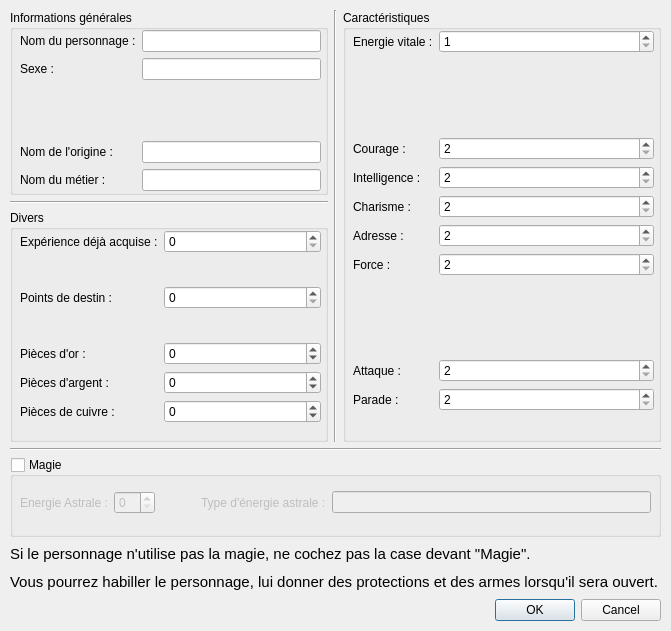
<?xml version="1.0" encoding="UTF-8"?>
<ui version="4.0">
 <class>AddPerso</class>
 <widget class="QDialog" name="AddPerso">
  <property name="windowModality">
   <enum>Qt::ApplicationModal</enum>
  </property>
  <property name="geometry">
   <rect>
    <x>0</x>
    <y>0</y>
    <width>671</width>
    <height>631</height>
   </rect>
  </property>
  <property name="minimumSize">
   <size>
    <width>671</width>
    <height>631</height>
   </size>
  </property>
  <property name="maximumSize">
   <size>
    <width>671</width>
    <height>631</height>
   </size>
  </property>
  <property name="windowTitle">
   <string>Ajouter un personnage</string>
  </property>
  <property name="windowIcon">
   <iconset resource="../res/ressources.qrc">
    <normaloff>:/prog-data/img/add.png</normaloff>:/prog-data/img/add.png</iconset>
  </property>
  <widget class="QWidget" name="gridLayoutWidget_2">
   <property name="geometry">
    <rect>
     <x>10</x>
     <y>10</y>
     <width>651</width>
     <height>611</height>
    </rect>
   </property>
   <layout class="QGridLayout" name="layoutPrincipal">
    <item row="6" column="0" colspan="3">
     <widget class="QDialogButtonBox" name="buttonBox">
      <property name="orientation">
       <enum>Qt::Horizontal</enum>
      </property>
      <property name="standardButtons">
       <set>QDialogButtonBox::Cancel|QDialogButtonBox::Ok</set>
      </property>
     </widget>
    </item>
    <item row="5" column="0" colspan="3">
     <widget class="QLabel" name="explic">
      <property name="maximumSize">
       <size>
        <width>16777215</width>
        <height>50</height>
       </size>
      </property>
      <property name="text">
       <string>&lt;!DOCTYPE HTML PUBLIC &quot;-//W3C//DTD HTML 4.0//EN&quot; &quot;http://www.w3.org/TR/REC-html40/strict.dtd&quot;&gt;
&lt;html&gt;&lt;head&gt;&lt;meta name=&quot;qrichtext&quot; content=&quot;1&quot; /&gt;&lt;style type=&quot;text/css&quot;&gt;
p, li { white-space: pre-wrap; }
&lt;/style&gt;&lt;/head&gt;&lt;body style=&quot; font-family:'Cantarell'; font-size:11pt; font-weight:400; font-style:normal;&quot;&gt;
&lt;p style=&quot; margin-top:0px; margin-bottom:0px; margin-left:0px; margin-right:0px; -qt-block-indent:0; text-indent:0px;&quot;&gt;Si le personnage n'utilise pas la magie, ne cochez pas la case devant &amp;quot;Magie&amp;quot;.&lt;/p&gt;
&lt;p style=&quot; margin-top:0px; margin-bottom:0px; margin-left:0px; margin-right:0px; -qt-block-indent:0; text-indent:0px;&quot;&gt;&lt;span style=&quot; font-size:6pt;&quot;&gt;	&lt;/span&gt;&lt;/p&gt;
&lt;p style=&quot; margin-top:0px; margin-bottom:0px; margin-left:0px; margin-right:0px; -qt-block-indent:0; text-indent:0px;&quot;&gt;Vous pourrez habiller le personnage, lui donner des protections et des armes lorsqu'il sera ouvert.&lt;/p&gt;&lt;/body&gt;&lt;/html&gt;</string>
      </property>
     </widget>
    </item>
    <item row="4" column="0" colspan="3">
     <widget class="QGroupBox" name="magieGroup">
      <property name="maximumSize">
       <size>
        <width>16777215</width>
        <height>80</height>
       </size>
      </property>
      <property name="title">
       <string>Magie</string>
      </property>
      <property name="checkable">
       <bool>true</bool>
      </property>
      <property name="checked">
       <bool>false</bool>
      </property>
      <widget class="QWidget" name="gridLayoutWidget">
       <property name="geometry">
        <rect>
         <x>10</x>
         <y>20</y>
         <width>631</width>
         <height>51</height>
        </rect>
       </property>
       <layout class="QGridLayout" name="magieLayout">
        <item row="0" column="0">
         <widget class="QLabel" name="EALabel">
          <property name="text">
           <string>Energie Astrale :</string>
          </property>
         </widget>
        </item>
        <item row="0" column="1">
         <widget class="QSpinBox" name="EA"/>
        </item>
        <item row="0" column="3">
         <widget class="QLabel" name="typeEALabel">
          <property name="text">
           <string>Type d'énergie astrale :</string>
          </property>
         </widget>
        </item>
        <item row="0" column="4">
         <widget class="QLineEdit" name="typeEA"/>
        </item>
        <item row="0" column="2">
         <spacer name="horizontalSpacer">
          <property name="orientation">
           <enum>Qt::Horizontal</enum>
          </property>
          <property name="sizeType">
           <enum>QSizePolicy::Fixed</enum>
          </property>
          <property name="sizeHint" stdset="0">
           <size>
            <width>40</width>
            <height>20</height>
           </size>
          </property>
         </spacer>
        </item>
       </layout>
      </widget>
     </widget>
    </item>
    <item row="0" column="0">
     <widget class="QGroupBox" name="infosGeneGroup">
      <property name="maximumSize">
       <size>
        <width>16777215</width>
        <height>185</height>
       </size>
      </property>
      <property name="title">
       <string>Informations générales</string>
      </property>
      <widget class="QWidget" name="formLayoutWidget">
       <property name="geometry">
        <rect>
         <x>10</x>
         <y>20</y>
         <width>301</width>
         <height>161</height>
        </rect>
       </property>
       <layout class="QFormLayout" name="infosGeneLayout">
        <item row="0" column="0">
         <widget class="QLabel" name="nomLabel">
          <property name="text">
           <string>Nom du personnage :</string>
          </property>
         </widget>
        </item>
        <item row="0" column="1">
         <widget class="QLineEdit" name="nom"/>
        </item>
        <item row="1" column="0">
         <widget class="QLabel" name="sexeLabel">
          <property name="text">
           <string>Sexe :</string>
          </property>
         </widget>
        </item>
        <item row="1" column="1">
         <widget class="QLineEdit" name="sexe"/>
        </item>
        <item row="3" column="0">
         <widget class="QLabel" name="origineLabel">
          <property name="text">
           <string>Nom de l'origine :</string>
          </property>
         </widget>
        </item>
        <item row="3" column="1">
         <widget class="QLineEdit" name="origine"/>
        </item>
        <item row="4" column="0">
         <widget class="QLabel" name="metierLabel">
          <property name="text">
           <string>Nom du métier :</string>
          </property>
         </widget>
        </item>
        <item row="4" column="1">
         <widget class="QLineEdit" name="metier"/>
        </item>
        <item row="2" column="0" colspan="2">
         <spacer name="verticalSpacer">
          <property name="orientation">
           <enum>Qt::Vertical</enum>
          </property>
          <property name="sizeHint" stdset="0">
           <size>
            <width>20</width>
            <height>40</height>
           </size>
          </property>
         </spacer>
        </item>
       </layout>
      </widget>
     </widget>
    </item>
    <item row="0" column="2" rowspan="3">
     <widget class="QGroupBox" name="caracGroup">
      <property name="maximumSize">
       <size>
        <width>320</width>
        <height>16777215</height>
       </size>
      </property>
      <property name="title">
       <string>Caractéristiques</string>
      </property>
      <widget class="QWidget" name="formLayoutWidget_2">
       <property name="geometry">
        <rect>
         <x>10</x>
         <y>20</y>
         <width>301</width>
         <height>381</height>
        </rect>
       </property>
       <layout class="QFormLayout" name="caracLayout">
        <property name="fieldGrowthPolicy">
         <enum>QFormLayout::AllNonFixedFieldsGrow</enum>
        </property>
        <item row="0" column="0">
         <widget class="QLabel" name="evLabel">
          <property name="text">
           <string>Energie vitale :</string>
          </property>
         </widget>
        </item>
        <item row="0" column="1">
         <widget class="QSpinBox" name="ev">
          <property name="minimum">
           <number>1</number>
          </property>
          <property name="maximum">
           <number>100</number>
          </property>
         </widget>
        </item>
        <item row="1" column="0" colspan="2">
         <spacer name="verticalSpacer_4">
          <property name="orientation">
           <enum>Qt::Vertical</enum>
          </property>
          <property name="sizeHint" stdset="0">
           <size>
            <width>20</width>
            <height>40</height>
           </size>
          </property>
         </spacer>
        </item>
        <item row="2" column="0">
         <widget class="QLabel" name="courageLabel">
          <property name="text">
           <string>Courage :</string>
          </property>
         </widget>
        </item>
        <item row="2" column="1">
         <widget class="QSpinBox" name="courage">
          <property name="minimum">
           <number>2</number>
          </property>
          <property name="maximum">
           <number>18</number>
          </property>
         </widget>
        </item>
        <item row="3" column="0">
         <widget class="QLabel" name="intelligenceLabel">
          <property name="text">
           <string>Intelligence :</string>
          </property>
         </widget>
        </item>
        <item row="3" column="1">
         <widget class="QSpinBox" name="intelligence">
          <property name="minimum">
           <number>2</number>
          </property>
          <property name="maximum">
           <number>18</number>
          </property>
         </widget>
        </item>
        <item row="4" column="0">
         <widget class="QLabel" name="charismeLabel">
          <property name="text">
           <string>Charisme :</string>
          </property>
         </widget>
        </item>
        <item row="4" column="1">
         <widget class="QSpinBox" name="charisme">
          <property name="minimum">
           <number>2</number>
          </property>
          <property name="maximum">
           <number>18</number>
          </property>
         </widget>
        </item>
        <item row="5" column="0">
         <widget class="QLabel" name="adresseLabel">
          <property name="text">
           <string>Adresse :</string>
          </property>
         </widget>
        </item>
        <item row="5" column="1">
         <widget class="QSpinBox" name="adresse">
          <property name="minimum">
           <number>2</number>
          </property>
          <property name="maximum">
           <number>18</number>
          </property>
         </widget>
        </item>
        <item row="6" column="0">
         <widget class="QLabel" name="forceLabel">
          <property name="text">
           <string>Force :</string>
          </property>
         </widget>
        </item>
        <item row="6" column="1">
         <widget class="QSpinBox" name="force">
          <property name="minimum">
           <number>2</number>
          </property>
          <property name="maximum">
           <number>18</number>
          </property>
         </widget>
        </item>
        <item row="8" column="0">
         <widget class="QLabel" name="attaqueLabel">
          <property name="text">
           <string>Attaque :</string>
          </property>
         </widget>
        </item>
        <item row="8" column="1">
         <widget class="QSpinBox" name="attaque">
          <property name="minimum">
           <number>2</number>
          </property>
          <property name="maximum">
           <number>18</number>
          </property>
         </widget>
        </item>
        <item row="9" column="0">
         <widget class="QLabel" name="paradeLabel">
          <property name="text">
           <string>Parade :</string>
          </property>
         </widget>
        </item>
        <item row="9" column="1">
         <widget class="QSpinBox" name="parade">
          <property name="minimum">
           <number>2</number>
          </property>
          <property name="maximum">
           <number>18</number>
          </property>
         </widget>
        </item>
        <item row="7" column="0" colspan="2">
         <spacer name="verticalSpacer_5">
          <property name="orientation">
           <enum>Qt::Vertical</enum>
          </property>
          <property name="sizeHint" stdset="0">
           <size>
            <width>20</width>
            <height>40</height>
           </size>
          </property>
         </spacer>
        </item>
       </layout>
      </widget>
     </widget>
    </item>
    <item row="2" column="0">
     <widget class="QGroupBox" name="diversGroup">
      <property name="title">
       <string>Divers</string>
      </property>
      <widget class="QWidget" name="formLayoutWidget_3">
       <property name="geometry">
        <rect>
         <x>10</x>
         <y>20</y>
         <width>301</width>
         <height>193</height>
        </rect>
       </property>
       <layout class="QFormLayout" name="diversLAyout">
        <property name="fieldGrowthPolicy">
         <enum>QFormLayout::AllNonFixedFieldsGrow</enum>
        </property>
        <item row="0" column="0">
         <widget class="QLabel" name="xpLabel">
          <property name="text">
           <string>Expérience déjà acquise :</string>
          </property>
         </widget>
        </item>
        <item row="0" column="1">
         <widget class="QSpinBox" name="xp">
          <property name="maximum">
           <number>999999999</number>
          </property>
         </widget>
        </item>
        <item row="2" column="0">
         <widget class="QLabel" name="destinLabel">
          <property name="text">
           <string>Points de destin :</string>
          </property>
         </widget>
        </item>
        <item row="2" column="1">
         <widget class="QSpinBox" name="destin">
          <property name="maximum">
           <number>3</number>
          </property>
         </widget>
        </item>
        <item row="4" column="0">
         <widget class="QLabel" name="poLabel">
          <property name="text">
           <string>Pièces d'or :</string>
          </property>
         </widget>
        </item>
        <item row="4" column="1">
         <widget class="QSpinBox" name="po">
          <property name="minimum">
           <number>-99999</number>
          </property>
          <property name="maximum">
           <number>999999</number>
          </property>
         </widget>
        </item>
        <item row="5" column="0">
         <widget class="QLabel" name="paLabel">
          <property name="text">
           <string>Pièces d'argent :</string>
          </property>
         </widget>
        </item>
        <item row="5" column="1">
         <widget class="QSpinBox" name="pa">
          <property name="minimum">
           <number>-99999</number>
          </property>
          <property name="maximum">
           <number>999999</number>
          </property>
         </widget>
        </item>
        <item row="6" column="0">
         <widget class="QLabel" name="pcLabel">
          <property name="text">
           <string>Pièces de cuivre :</string>
          </property>
         </widget>
        </item>
        <item row="6" column="1">
         <widget class="QSpinBox" name="pc">
          <property name="minimum">
           <number>-99999</number>
          </property>
          <property name="maximum">
           <number>999999</number>
          </property>
         </widget>
        </item>
        <item row="1" column="0">
         <spacer name="verticalSpacer_2">
          <property name="orientation">
           <enum>Qt::Vertical</enum>
          </property>
          <property name="sizeHint" stdset="0">
           <size>
            <width>20</width>
            <height>40</height>
           </size>
          </property>
         </spacer>
        </item>
        <item row="3" column="0">
         <spacer name="verticalSpacer_3">
          <property name="orientation">
           <enum>Qt::Vertical</enum>
          </property>
          <property name="sizeHint" stdset="0">
           <size>
            <width>20</width>
            <height>40</height>
           </size>
          </property>
         </spacer>
        </item>
       </layout>
      </widget>
     </widget>
    </item>
    <item row="0" column="1" rowspan="3">
     <widget class="Line" name="line">
      <property name="orientation">
       <enum>Qt::Vertical</enum>
      </property>
     </widget>
    </item>
    <item row="3" column="0" colspan="3">
     <widget class="Line" name="line_2">
      <property name="orientation">
       <enum>Qt::Horizontal</enum>
      </property>
     </widget>
    </item>
    <item row="1" column="0">
     <widget class="Line" name="line_3">
      <property name="orientation">
       <enum>Qt::Horizontal</enum>
      </property>
     </widget>
    </item>
   </layout>
  </widget>
 </widget>
 <resources>
  <include location="../res/ressources.qrc"/>
 </resources>
 <connections>
  <connection>
   <sender>buttonBox</sender>
   <signal>accepted()</signal>
   <receiver>AddPerso</receiver>
   <slot>accept()</slot>
   <hints>
    <hint type="sourcelabel">
     <x>248</x>
     <y>254</y>
    </hint>
    <hint type="destinationlabel">
     <x>157</x>
     <y>274</y>
    </hint>
   </hints>
  </connection>
  <connection>
   <sender>buttonBox</sender>
   <signal>rejected()</signal>
   <receiver>AddPerso</receiver>
   <slot>reject()</slot>
   <hints>
    <hint type="sourcelabel">
     <x>316</x>
     <y>260</y>
    </hint>
    <hint type="destinationlabel">
     <x>286</x>
     <y>274</y>
    </hint>
   </hints>
  </connection>
 </connections>
</ui>
